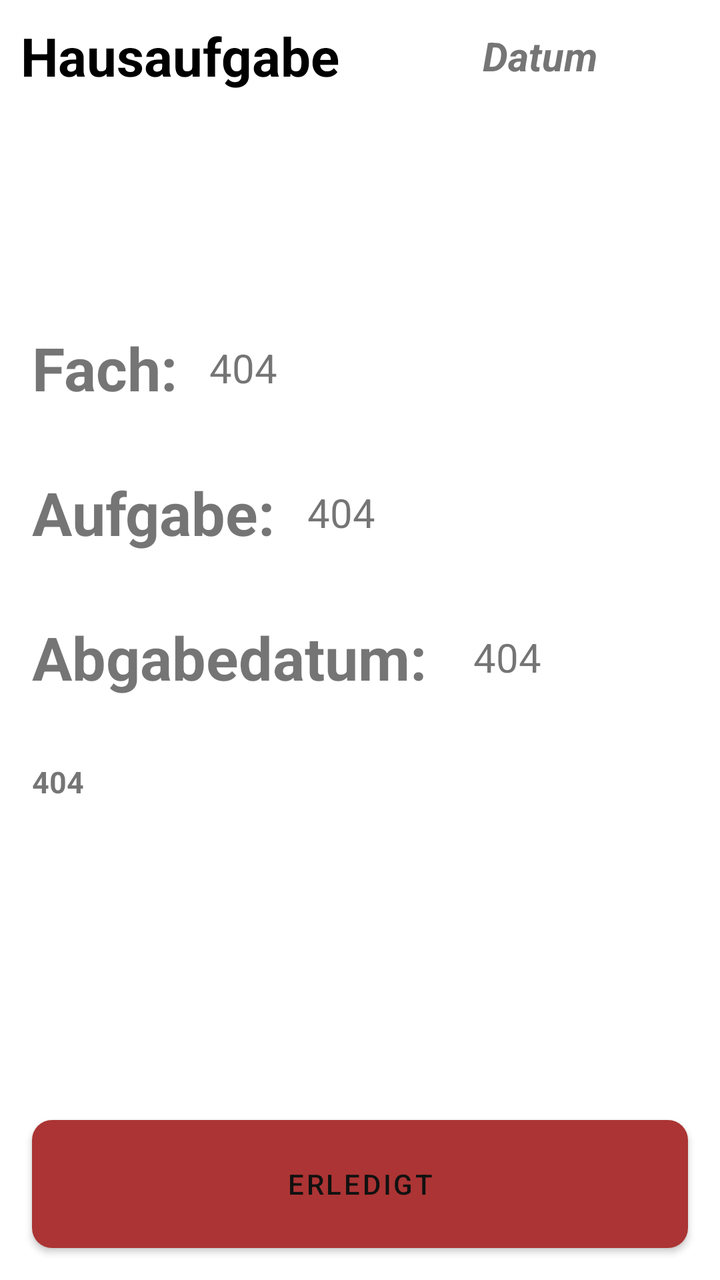
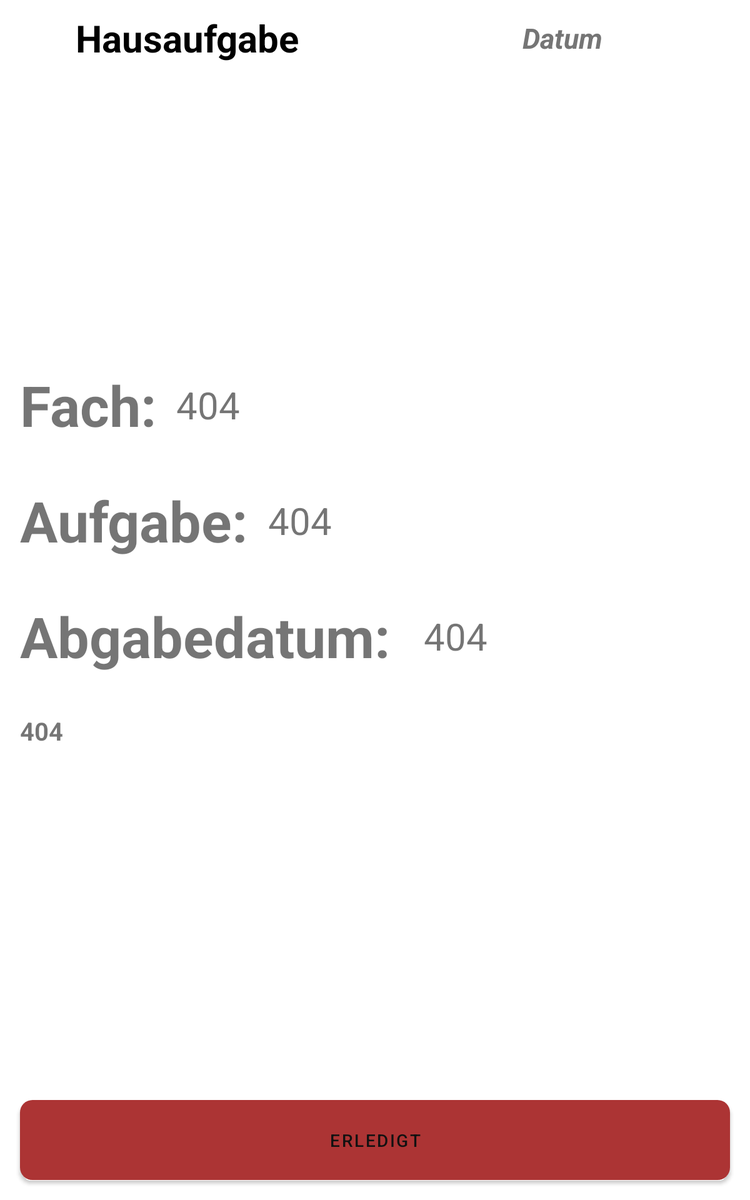

One screen, two layout resources from the same app: the default and the repository's alternative for another configuration. Each is rendered where Android would select it; the XML of both is given below.
<!-- AndroidManifest.xml: application theme Theme.GymWeb -->
<!-- res/layout/activity_description.xml -->
<?xml version="1.0" encoding="utf-8"?>
<androidx.constraintlayout.widget.ConstraintLayout xmlns:android="http://schemas.android.com/apk/res/android"
    xmlns:app="http://schemas.android.com/apk/res-auto"
    xmlns:tools="http://schemas.android.com/tools"
    android:layout_width="match_parent"
    android:layout_height="match_parent"
    tools:context=".Description">

    <androidx.constraintlayout.widget.Guideline
        android:id="@+id/guideline3"
        android:layout_width="wrap_content"
        android:layout_height="wrap_content"
        android:orientation="vertical"
        app:layout_constraintGuide_percent="0.5" />

    <TextView
        android:id="@+id/des_text"
        android:layout_width="wrap_content"
        android:layout_height="wrap_content"
        android:layout_marginTop="10dp"
        android:text="Hausaufgabe"
        android:textColor="#000000"
        android:textSize="80px"
        android:textStyle="bold"
        app:layout_constraintEnd_toStartOf="@+id/guideline3"
        app:layout_constraintStart_toStartOf="parent"
        app:layout_constraintTop_toTopOf="parent" />


    <Button
        android:id="@+id/des_delete"
        android:layout_width="match_parent"
        android:layout_height="64dp"
        android:layout_marginStart="16dp"
        android:layout_marginEnd="16dp"
        android:layout_marginBottom="16dp"
        android:background="@drawable/shape_delete_button"
        android:drawableLeft="@drawable/ic_check"
        android:text="Erledigt"
        app:layout_constraintBottom_toBottomOf="parent"
        app:layout_constraintEnd_toEndOf="parent"
        app:layout_constraintStart_toStartOf="parent" />

    <TextView
        android:id="@+id/textView11"
        android:layout_width="wrap_content"
        android:layout_height="wrap_content"
        android:layout_marginTop="32dp"
        android:text="Abgabedatum: "
        android:textSize="30dp"
        android:textStyle="bold"
        app:layout_constraintStart_toStartOf="@+id/textView13"
        app:layout_constraintTop_toBottomOf="@+id/textView13" />

    <TextView
        android:id="@+id/textView13"
        android:layout_width="wrap_content"
        android:layout_height="wrap_content"
        android:layout_marginStart="16dp"
        android:layout_marginBottom="128dp"
        android:text="Aufgabe:"
        android:textSize="30dp"
        android:textStyle="bold"
        app:layout_constraintBottom_toBottomOf="parent"
        app:layout_constraintStart_toStartOf="parent"
        app:layout_constraintTop_toTopOf="parent" />

    <TextView
        android:id="@+id/textView19"
        android:layout_width="wrap_content"
        android:layout_height="wrap_content"
        android:layout_marginBottom="32dp"
        android:text="Fach:"
        android:textSize="30dp"
        android:textStyle="bold"
        app:layout_constraintBottom_toTopOf="@+id/textView13"
        app:layout_constraintStart_toStartOf="@+id/textView13" />

    <TextView
        android:id="@+id/des_subject"
        android:layout_width="wrap_content"
        android:layout_height="wrap_content"
        android:layout_marginStart="16dp"
        android:text="404"
        android:textSize="20dp"
        app:layout_constraintBottom_toBottomOf="@+id/textView19"
        app:layout_constraintStart_toEndOf="@+id/textView19"
        app:layout_constraintTop_toTopOf="@+id/textView19" />

    <TextView
        android:id="@+id/des_day"
        android:layout_width="wrap_content"
        android:layout_height="wrap_content"
        android:layout_marginStart="16dp"
        android:text="404"
        android:textSize="20dp"
        app:layout_constraintBottom_toBottomOf="@+id/textView11"
        app:layout_constraintStart_toEndOf="@+id/textView11"
        app:layout_constraintTop_toTopOf="@+id/textView11" />

    <TextView
        android:id="@+id/des_task"
        android:layout_width="wrap_content"
        android:layout_height="wrap_content"
        android:layout_marginStart="16dp"
        android:text="404"
        android:textSize="20dp"
        android:maxWidth="225dp"
        app:layout_constraintBottom_toBottomOf="@+id/textView13"
        app:layout_constraintStart_toEndOf="@+id/textView13"
        app:layout_constraintTop_toTopOf="@+id/textView13" />

    <TextView
        android:id="@+id/des_date"
        android:layout_width="wrap_content"
        android:layout_height="wrap_content"
        android:text="Datum"
        android:textColor="#757575"
        android:textColorHighlight="#EF2929"
        android:textColorHint="#8C4F4F"
        android:textSize="60px"
        android:textStyle="bold|italic"
        app:layout_constraintBottom_toBottomOf="@+id/des_text"
        app:layout_constraintEnd_toEndOf="parent"
        app:layout_constraintStart_toStartOf="@+id/guideline3"
        app:layout_constraintTop_toTopOf="@+id/des_text" />

    <TextView
        android:id="@+id/des_days"
        android:layout_width="wrap_content"
        android:layout_height="wrap_content"
        android:layout_marginTop="32dp"
        android:text="404"
        android:textSize="15dp"
        android:textStyle="bold"
        app:layout_constraintStart_toStartOf="@+id/textView11"
        app:layout_constraintTop_toBottomOf="@+id/textView11" />


</androidx.constraintlayout.widget.ConstraintLayout>
<!-- resources referenced by this layout -->
<resources>
  <!-- drawable shape_delete_button (drawable) -->
  <?xml version="1.0" encoding="utf-8"?>
  <shape xmlns:android="http://schemas.android.com/apk/res/android">
  
      <solid android:color="@color/primary"/>
  
      <corners android:radius="10dp"/>
  
  </shape>
  <style name="Theme.GymWeb" parent="Theme.MaterialComponents.Light">
          
          <item name="colorPrimary">@color/primary</item>
          <item name="colorPrimaryVariant">#FFFFFF</item>
          <item name="colorOnPrimary">@color/black</item>
  
          
          <item name="colorSecondary">@color/primary</item>
          <item name="colorSecondaryVariant">@color/secondary</item>
          <item name="colorOnSecondary">@color/black</item>
  
          
          <item name="android:statusBarColor" tools:targetApi="l">@color/black</item>
          
      </style>
  <color name="primary">#AC3434</color>
  <color name="black">#111111</color>
  <color name="secondary">#FFFFFF</color>a
</resources>
<!-- res/layout-sw600dp/activity_description.xml (the repository's variant of the layout above) -->
<!-- drawn on a 7-inch tablet held upright -->
<?xml version="1.0" encoding="utf-8"?>
<androidx.constraintlayout.widget.ConstraintLayout xmlns:android="http://schemas.android.com/apk/res/android"
    xmlns:app="http://schemas.android.com/apk/res-auto"
    xmlns:tools="http://schemas.android.com/tools"
    android:layout_width="match_parent"
    android:layout_height="match_parent"
    tools:context=".Description">

    <TextView
        android:id="@+id/des_text"
        android:layout_width="wrap_content"
        android:layout_height="wrap_content"
        android:layout_marginTop="10dp"
        android:text="Hausaufgabe"
        android:textColor="#000000"
        android:textSize="60px"
        android:textStyle="bold"
        app:layout_constraintEnd_toStartOf="@+id/guideline2"
        app:layout_constraintStart_toStartOf="parent"
        app:layout_constraintTop_toTopOf="parent" />


    <Button
        android:id="@+id/des_delete"
        android:layout_width="match_parent"
        android:layout_height="64dp"
        android:layout_marginStart="16dp"
        android:layout_marginEnd="16dp"
        android:layout_marginBottom="16dp"
        android:background="@drawable/shape_delete_button"
        android:drawableLeft="@drawable/ic_check"
        android:text="Erledigt"
        app:layout_constraintBottom_toBottomOf="parent"
        app:layout_constraintEnd_toEndOf="parent"
        app:layout_constraintStart_toStartOf="parent" />

    <TextView
        android:id="@+id/textView11"
        android:layout_width="wrap_content"
        android:layout_height="wrap_content"
        android:layout_marginTop="32dp"
        android:text="Abgabedatum: "
        android:textSize="45dp"
        android:textStyle="bold"
        app:layout_constraintStart_toStartOf="@+id/textView13"
        app:layout_constraintTop_toBottomOf="@+id/textView13" />

    <TextView
        android:id="@+id/textView13"
        android:layout_width="wrap_content"
        android:layout_height="wrap_content"
        android:layout_marginStart="16dp"
        android:layout_marginBottom="128dp"
        android:text="Aufgabe:"
        android:textSize="45dp"
        android:textStyle="bold"
        app:layout_constraintBottom_toBottomOf="parent"
        app:layout_constraintStart_toStartOf="parent"
        app:layout_constraintTop_toTopOf="parent" />

    <TextView
        android:id="@+id/textView19"
        android:layout_width="wrap_content"
        android:layout_height="wrap_content"
        android:layout_marginBottom="32dp"
        android:text="Fach:"
        android:textSize="45dp"
        android:textStyle="bold"
        app:layout_constraintBottom_toTopOf="@+id/textView13"
        app:layout_constraintStart_toStartOf="@+id/textView13" />

    <TextView
        android:id="@+id/des_subject"
        android:layout_width="wrap_content"
        android:layout_height="wrap_content"
        android:layout_marginStart="16dp"
        android:text="404"
        android:textSize="30dp"
        app:layout_constraintBottom_toBottomOf="@+id/textView19"
        app:layout_constraintStart_toEndOf="@+id/textView19"
        app:layout_constraintTop_toTopOf="@+id/textView19" />

    <TextView
        android:id="@+id/des_day"
        android:layout_width="wrap_content"
        android:layout_height="wrap_content"
        android:layout_marginStart="16dp"
        android:text="404"
        android:textSize="30dp"
        app:layout_constraintBottom_toBottomOf="@+id/textView11"
        app:layout_constraintStart_toEndOf="@+id/textView11"
        app:layout_constraintTop_toTopOf="@+id/textView11" />

    <TextView
        android:id="@+id/des_task"
        android:layout_width="wrap_content"
        android:layout_height="wrap_content"
        android:layout_marginStart="16dp"
        android:maxWidth="225dp"
        android:text="404"
        android:textSize="30dp"
        app:layout_constraintBottom_toBottomOf="@+id/textView13"
        app:layout_constraintStart_toEndOf="@+id/textView13"
        app:layout_constraintTop_toTopOf="@+id/textView13" />

    <TextView
        android:id="@+id/des_date"
        android:layout_width="wrap_content"
        android:layout_height="wrap_content"
        android:text="Datum"
        android:textColor="#757575"
        android:textColorHighlight="#EF2929"
        android:textColorHint="#8C4F4F"
        android:textSize="45px"
        android:textStyle="bold|italic"
        app:layout_constraintBottom_toBottomOf="@+id/des_text"
        app:layout_constraintEnd_toEndOf="parent"
        app:layout_constraintStart_toStartOf="@+id/guideline2"
        app:layout_constraintTop_toTopOf="@+id/des_text" />

    <TextView
        android:id="@+id/des_days"
        android:layout_width="wrap_content"
        android:layout_height="wrap_content"
        android:layout_marginTop="32dp"
        android:text="404"
        android:textSize="20dp"
        android:textStyle="bold"
        app:layout_constraintStart_toStartOf="@+id/textView11"
        app:layout_constraintTop_toBottomOf="@+id/textView11" />

    <androidx.constraintlayout.widget.Guideline
        android:id="@+id/guideline2"
        android:layout_width="wrap_content"
        android:layout_height="wrap_content"
        android:orientation="vertical"
        app:layout_constraintGuide_percent="0.5" />


</androidx.constraintlayout.widget.ConstraintLayout>
